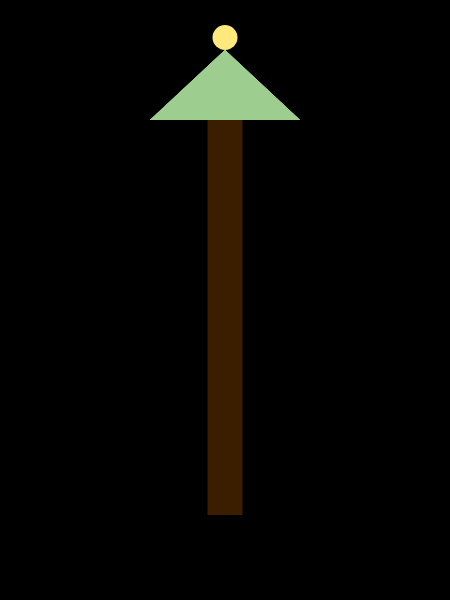
Frame 1 (no input)
Frame 60 (no input): identical to frame 1, image omitted
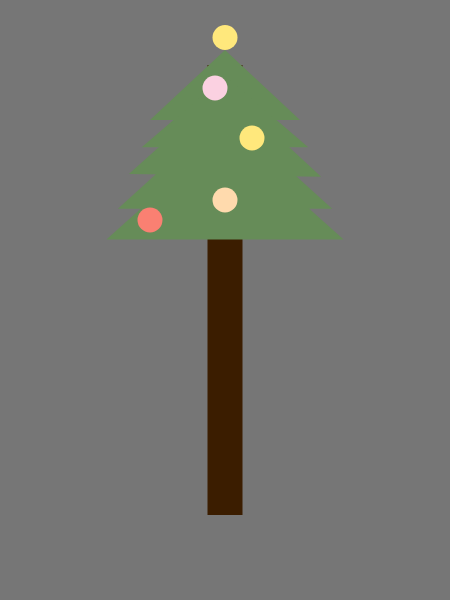
Frame 120 (the mouse pressed at the canvas centre since frame 60)

The p5.js sketch that drew these frames (run headless with seeded random() and noise() and a simulated clock; from frame 60 on, the mouse is pressed at the canvas centre):

// p5.js sketch
// ── sketch.js
//Alicia Kim
//Section B

var r = 80;
var angle = 0;

function setup() {
    createCanvas(450, 600);
    background(220);
}

function draw() {
    noStroke ();
    //limiting y from 0 to 600
    var y = max(min(mouseY, 600), 0);  
    // as y increases background gets lighter
    background (255*y/650); 


//top ellipse
    fill (255,232,124); // star yellow
    ellipse (width/2,37.5,25,25);

//trunk
    fill (58.8,29.4,0); // brown
    rect(width/2-17.5,65,35,450);

//leaves
// as y increases, size of the leaves increases & y position changes 
    push();
    // higher the y, leaves get darker 
    fill (157-120*y/650,205-140*y/650,143-120*y/650); //frog
    triangle(width/2, 50, width/3, 120, 2/3*width,120);

    translate (-45*y/650,-25*y/650);
    scale (1+0.2*y/650);
    triangle(width/2, 50+65*y/650, width/3-8*1/3*y/650, 
        120+55*y/650, 2/3*width+8*1/3*y/650, 120+55*y/650);

    translate (-45*y/650,-25*y/650);
    scale (1+0.2*y/650);
    triangle(width/2, 50+95*y/650, width/3-12.121212*y/650, 120+100*y/650,
     width*2/3+12.121212*y/650, 120+105*y/650);

    translate (-45*y/650,-25*y/650);
    scale (1+0.2*y/650);
    triangle(width/2, 50+140*y/650, width/3-15.68627*y/650, 120+150*y/650,
     width*2/3+15.68627*y/650, 120+150*y/650);
   

    translate (-45*y/650,-25*y/650);
    scale (1+0.2*y/650);
    triangle(width/2, 50+175*y/650, width/3-18.05956*y/650, 120+185*y/650,
     width*2/3+18.05956*y/650, 120+185*y/650);
    pop();

//ornaments 
// higher the y, more ornaments appear

    if (y>125){
        fill (251,209,225); // ornaments pink
        ellipse (width/2-10,88,25,25);

    }
    if (y>165){
        fill (255,232,124); // ornaments yellow
        ellipse (width/2+27,138,25,25);
    }

    if (y>210){
        fill (255,218,173); // ornaments orange
        ellipse (width/2,200,25,25);
    }
    if (y>270){
        fill (250,128,114); // ornaments salmon
        ellipse (width/3,220,25,25);
    }
    if (y>330){
        fill (255,232,124); // ornaments yellow
        ellipse (width/2-8,300,25,25);
    }
    if (y>390){
        fill (255,218,173); // ornaments orange
        ellipse (width-width/3,280,25,25);
    }

    if (y>440){
        fill (255,232,124); // ornaments yellow
        ellipse (width/3,360,25,25);

    }

    if (y>495){
        fill (251,209,225); // ornaments pink
        ellipse (width/2+14,400,25,25);
    }

    if(y>550){
        fill (250,128,114); // ornaments salmon
        ellipse (width-width/4,420,25,25);

        fill (255,218,173); // ornaments orange
        ellipse (width/4,450,25,25);
    }
    
}
